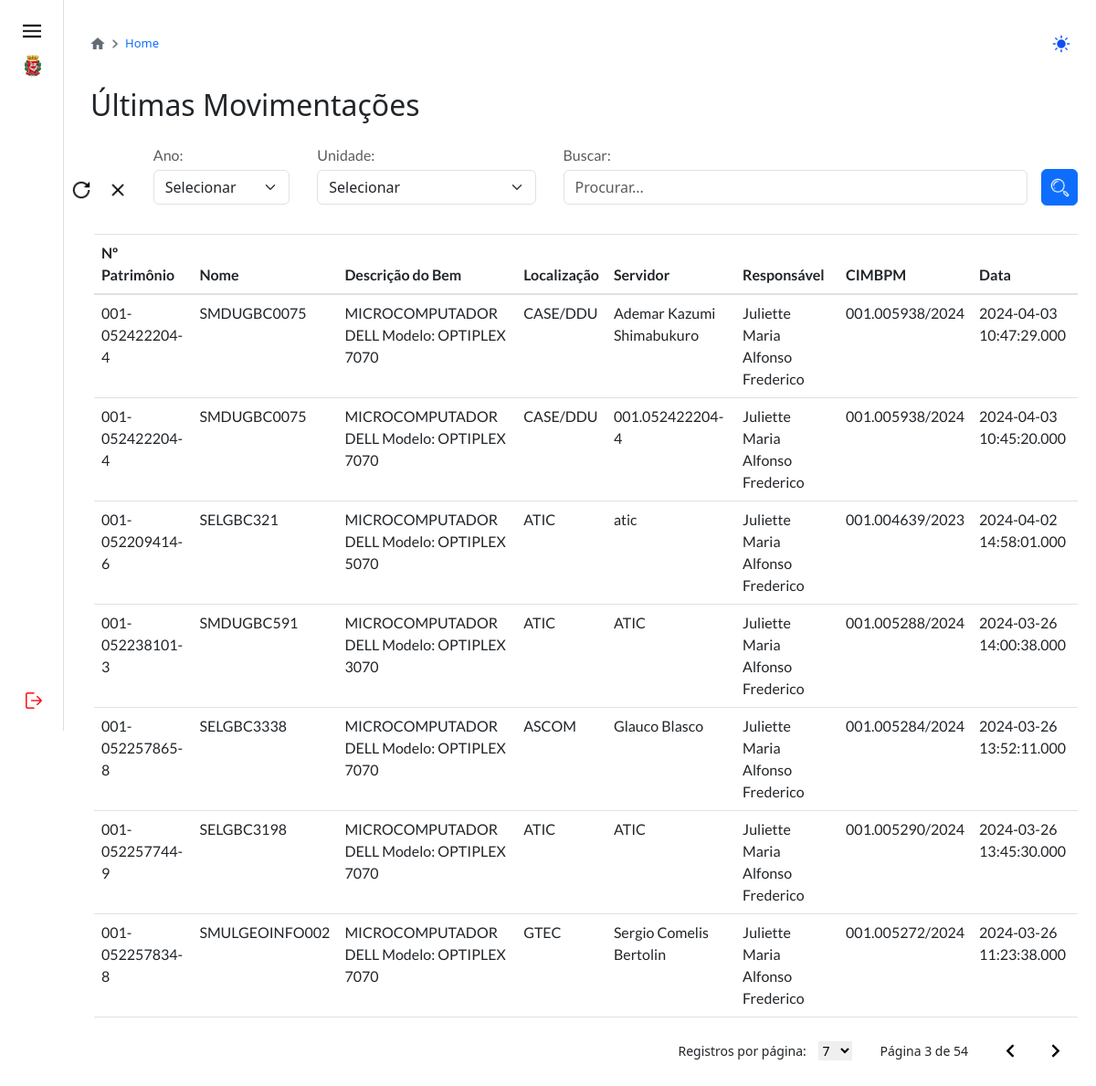
/home.php?page=3&limit=7 (signed in), run on the app's committed database.
### tables this page shows
CREATE TABLE IF NOT EXISTS `transferencia` (
  `id` int(11) NOT NULL AUTO_INCREMENT,
  `iditem` varchar(240) DEFAULT NULL,
  `localanterior` varchar(240) DEFAULT NULL,
  `localnovo` varchar(240) DEFAULT NULL,
  `datatransf` datetime(3) DEFAULT current_timestamp(3),
  `idusuario` varchar(240) DEFAULT NULL,
  `usuario` varchar(240) DEFAULT NULL,
  `servidoranterior` varchar(240) DEFAULT NULL,
  `servidoratual` varchar(240) DEFAULT NULL,
  `cimbpm` varchar(240) DEFAULT NULL,
  PRIMARY KEY (`id`)
);

CREATE TABLE IF NOT EXISTS `item` (
  `idbem` int(11) NOT NULL AUTO_INCREMENT,
  `patrimonio` varchar(240) DEFAULT NULL,
  `tipo` varchar(240) DEFAULT NULL,
  `descsbpm` varchar(240) DEFAULT NULL,
  `numserie` varchar(240) DEFAULT NULL,
  `tiposbpm` varchar(240) DEFAULT NULL,
  `marca` varchar(240) DEFAULT NULL,
  `modelo` varchar(240) DEFAULT NULL,
  `localizacao` varchar(240) DEFAULT NULL,
  `servidor` varchar(240) DEFAULT NULL,
  `numprocesso` varchar(240) DEFAULT NULL,
  `cimbpm` varchar(240) DEFAULT NULL,
  `nome` varchar(240) DEFAULT NULL,
  `statusitem` varchar(240) DEFAULT NULL,
  PRIMARY KEY (`idbem`)
);

### home.php (the view, shortened to what this page needs)
<?php
include_once('conexoes/config.php');
include_once('header.php');
$sql_home_count_query = "SELECT COUNT(*) as c FROM item, transferencia WHERE item.idbem = transferencia.iditem;";
$sql_home_count_query_exec = $conexao->query($sql_home_count_query) or die($conexao->error);
$sql_home_count = $sql_home_count_query_exec->fetch_assoc();
$home_count = $sql_home_count['c'];
$page = isset($_GET['page']) ? intval($_GET['page']) : 1;
if (isset($_GET['limit'])) {
    $limit = $_GET['limit'];
} else {
    $limit = 7;
}
$offset = ($page - 1) * $limit;
$page_number = ceil($home_count / $limit);
$busca = "SELECT item.patrimonio, item.tipo, item.marca, item.modelo, item.nome, transferencia.cimbpm, transferencia.localnovo, transferencia.servidoratual, transferencia.usuario, transferencia.datatransf FROM item, transferencia WHERE item.idbem = transferencia.iditem ORDER BY transferencia.datatransf DESC";
$sql_home_query = "$busca LIMIT {$limit} OFFSET {$offset}";
$sql_home_query_exec = $conexao->query($sql_home_query) or die($conexao->error);
?>
<body>
    <?php
    include_once('menu.php');
    ?>
    <div class="p-4 p-md-4 pt-3 conteudo">
        <div class="carrossel-box mb-4">
            <div class="carrossel">
                <a href="./home.php" class="mb-3 me-1"><img src="./images/icon-casa.png" class="icon-carrossel mt-3" alt=""></a>
                <img src="./images/icon-avancar.png" class="icon-carrossel-i" alt="icon-avancar">
                <a href="./home.php" class="text-primary ms-1 carrossel-text">Home</a>
            </div>
            <div class="button-dark">
                <a href="#"><img src="./images/icon-sun.png" class="icon-sun" alt="#"></a>
            </div>
        </div>
        <h2 class="mb-3 mt-4">Últimas Movimentações</h2>
        <div class="conteudo ml-1 mt-4" style="width: 100%;">
            <div class="d-flex justify-content-center flex-column" style="width: 100%;">
                <form class="d-flex justify-content-end align-items-end" action="pesquisar-home.php" method="GET" style="width: 100%;">
                    <a href="#" onclick="recarregar()" class="mb-2 mr-2 usuario-img" id="recarregar" style="cursor: pointer;">
                        <img src="./images/icon-recarregar.png" alt="#" id='img-recarregar'>
                    </a>
                    <a class="mb-2 mr-2 usuario-img" onclick='limparInput()' id="limpar" style="cursor: pointer;">
                        <img src="./images/limpar.png" alt="#" id='img-recarregar'>
                    </a>
                    <div class="col-2 mb-2">
                        <p class="mb-1 text-muted">Ano:</p>
                        <select id="unidadeSelect" class="form-select" name="ano">
                            <option value="" hidden>Selecionar</option>
                        </select>
                    </div>
                    <div class="col-3 mb-2">
                        <p class="mb-1 text-muted">Unidade:</p>
                        <select id="unidadeSelect" class="form-select" name="unidade">
                            <option value="" hidden="hidden">Selecionar</option>
                        </select>
                    </div>
                    <div class="col-6 mb-2">
                        <p class="mb-1 text-muted">Buscar:</p>
                        <input class="form-control buscar" id="myInput" name="pesquisar" type="text" placeholder="Procurar...">
                    </div>
                    <button type="submit" class="btn btn-primary btn-filtrar"><img class="icon" src="./images/icon-filtrar.png" alt="#"></button>
                </form>
                <br>
                <table class="table table-hover">
                    <thead>
                        <tr>
                            <th scope="col">Nº Patrimônio</th>
                            <th scope="col">Nome</th>
                            <th scope="col">Descrição do Bem</th>
                            <th scope="col">Localização</th>
                            <th scope="col">Servidor</th>
                            <th scope="col">Responsável</th>
                            <th scope="col">CIMBPM</th>
                            <th scope="col">Data</th>
                        </tr>
                    </thead>
                    <tbody id='myTable'>
                        <?php
                        while ($user_data = $sql_home_query_exec->fetch_assoc()) {
                            $marca = $user_data['marca'];
                            $modelo = $user_data['modelo'];
                            $tipo = $user_data['tipo'];
                            $desc = "$tipo $marca Modelo: $modelo";
                            echo "<tr>";
                            echo "<td style='cursor: pointer;'>{$user_data['patrimonio']}<span hidden>todos</span></td>";
                            echo "<td style='cursor: pointer;'>{$user_data['nome']}<span hidden>todos</span></td>";
                            echo "<td style='cursor: pointer;'>{$desc}<span hidden>todos</span></td>";
                            echo "<td style='cursor: pointer;'>{$user_data['localnovo']}<span hidden>todos</span></td>";
                            echo "<td style='cursor: pointer;'>{$user_data['servidoratual']}<span hidden>todos</span></td>";
                            echo "<td style='cursor: pointer;'>{$user_data['usuario']}<span hidden>todos</span></td>";
                            echo "<td style='cursor: pointer;'>{$user_data['cimbpm']}<span hidden>todos</span></td>";
                            echo "<td style='cursor: pointer;'>{$user_data['datatransf']}<span hidden>todos</span></td>";
                            echo "</tr>";
                        } ?>
                    </tbody>
                </table>
            </div>
            <div class='pagination-controls'>
                <div class='records-per-page'>
                    <label for='recordsPerPage'>Registros por página:</label>
                    <select id='recordsPerPage' onchange="updateLimit()">
                        <option value='<?php echo $limit ?>' hidden> <?php echo $limit ?></option>
                    </select>
                </div>
                <div class='page-info'>Página <?php echo $page; ?> de <?php echo $page_number; ?></div>
                <?php
                $opacidade_esquerda = ($page == 1) ? '0.5' : '1';
                $opacidade_direita = ($page == $page_number) ? '0.5' : '1';
                $disabled_esquerda = ($opacidade_esquerda == '0.5') ? 'disabled' : '';
                $disabled_direita = ($opacidade_direita == '0.5') ? 'disabled' : '';
                echo "<a href='?page=" . ($page - 1) . '&limit=' . $limit . "' class='arrow-button esquerda" . ($disabled_esquerda ? ' disabled' : '') . "' id='esquerda" . ($disabled_esquerda ? '-disabled' : '') . "' style='opacity: {$opacidade_esquerda}' {$disabled_esquerda} onclick='passarValorBuscar()'><img src='./images/icon-paginacaoE.png' alt='#' class='arrow-icon'></a>";
                echo "<a href='?page=" . ($page + 1) . '&limit=' . $limit . "' class='arrow-button direita" . ($disabled_direita ? ' disabled' : '') . "' id='direita" . ($disabled_direita ? '-disabled' : '') . "' style='opacity: {$opacidade_direita}' {$disabled_direita} onclick='passarValorBuscar()'><img src='./images/icon-paginacaoD.png' alt='#' class='arrow-icon'></a>";
                ?>
            </div>
        </div>
    </div>
</body>
</html>

### css/style.css (style rules this page uses)
* { padding: 0; margin: 0; box-sizing: border-box; }
h1, h2, h3, h4, h5, h6 { font-family: "PT Sans Narrow", sans-serif;; }
p, span, th, td { font-family: 'Lato', sans-serif; }
html { width: 100%; height: 100%; }
body { display: flex; min-height: 100vh; }
.conteudo { margin-left: 340px; flex-wrap: wrap; width: 81%; height: 90%; }
.icon-carrossel { width: 16px; }
.icon-carrossel-i { width: 14px; }
.carrossel-box { display: flex; flex-direction: row; align-items: center; justify-content: space-between; }
.carrossel { display: flex; flex-direction: row; align-items: center; }
.carrossel > a { font-size: 13px; text-decoration: none; }
.icon-sun { width: 20px; margin-bottom: 2px; }
.button-dark { padding: 2px 4px; border-radius: 3px; }
.usuario-img { height: 33px; width: 33px; padding: 5px; display: flex; justify-content: center; align-items: center; border-radius: 5px; margin-top: 10px; }
.arrow-button { border: none; background-color: transparent; padding: 0; margin: 0 5px; width: 40px; height: 40px; cursor: pointer; display: flex; justify-content: center; align-items: center; }
.arrow-icon { width: 15px; height: 15px; opacity: 1; }
.pagination-controls { display: flex; flex-direction: row; justify-content: end; align-items: stretch; font-size: 14px; }
.records-per-page { margin-top: 10px; }
.records-per-page > label { margin-right: 10px; }
#recordsPerPage { border: none; margin-right: 20px; font-size: 14px; }
.page-info { margin-left: 10px; margin-right: 20px; margin-top: 10px; font-size: 14px; }

### css/modal.css (style rules this page uses)
.conteudo { margin-left: 340px; width: 100%; }
@media (max-width: 1300px) { .conteudo { margin-left: 75px; } }

### home.php (style rules this page uses)
@media (max-width: 1600px) { .conteudo { margin-left: 75px; width: 95%; } }
#img-recarregar { width: 22px; height: 22px; }
.btn-filtrar { width: 40px; height: 40px; margin-bottom: 7px; display: flex; justify-content: center; align-items: center; }
.btn-filtrar>img { width: 25px; height: 25px; }

### data on the page
transferencia: iditem.patrimonio "001-052422204-4", iditem.nome "SMDUGBC0075", iditem.modelo "MICROCOMPUTADOR DELL Modelo: OPTIPLEX 7070", localnovo "CASE/DDU", servidoratual "Ademar Kazumi Shimabukuro", usuario "Juliette Maria Alfonso Frederico", cimbpm "001.005938/2024", datatransf "2024-04-03 10:47:29.000"
transferencia: iditem.patrimonio "001-052422204-4", iditem.nome "SMDUGBC0075", iditem.modelo "MICROCOMPUTADOR DELL Modelo: OPTIPLEX 7070", localnovo "CASE/DDU", servidoratual "001.052422204-4", usuario "Juliette Maria Alfonso Frederico", cimbpm "001.005938/2024", datatransf "2024-04-03 10:45:20.000"
transferencia: iditem.patrimonio "001-052209414-6", iditem.nome "SELGBC321", iditem.modelo "MICROCOMPUTADOR DELL Modelo: OPTIPLEX 5070", localnovo "ATIC", servidoratual "atic", usuario "Juliette Maria Alfonso Frederico", cimbpm "001.004639/2023", datatransf "2024-04-02 14:58:01.000"
transferencia: iditem.patrimonio "001-052238101-3", iditem.nome "SMDUGBC591", iditem.modelo "MICROCOMPUTADOR DELL Modelo: OPTIPLEX 3070", localnovo "ATIC", servidoratual "ATIC", usuario "Juliette Maria Alfonso Frederico", cimbpm "001.005288/2024", datatransf "2024-03-26 14:00:38.000"
transferencia: iditem.patrimonio "001-052257865-8", iditem.nome "SELGBC3338", iditem.modelo "MICROCOMPUTADOR DELL Modelo: OPTIPLEX 7070", localnovo "ASCOM", servidoratual "Glauco Blasco", usuario "Juliette Maria Alfonso Frederico", cimbpm "001.005284/2024", datatransf "2024-03-26 13:52:11.000"
transferencia: iditem.patrimonio "001-052257744-9", iditem.nome "SELGBC3198", iditem.modelo "MICROCOMPUTADOR DELL Modelo: OPTIPLEX 7070", localnovo "ATIC", servidoratual "ATIC", usuario "Juliette Maria Alfonso Frederico", cimbpm "001.005290/2024", datatransf "2024-03-26 13:45:30.000"
transferencia: iditem.patrimonio "001-052257834-8", iditem.nome "SMULGEOINFO002", iditem.modelo "MICROCOMPUTADOR DELL Modelo: OPTIPLEX 7070", localnovo "GTEC", servidoratual "Sergio Comelis Bertolin", usuario "Juliette Maria Alfonso Frederico", cimbpm "001.005272/2024", datatransf "2024-03-26 11:23:38.000"

### other printed values
$page "3"
$page_number "54"
form field value "7"
